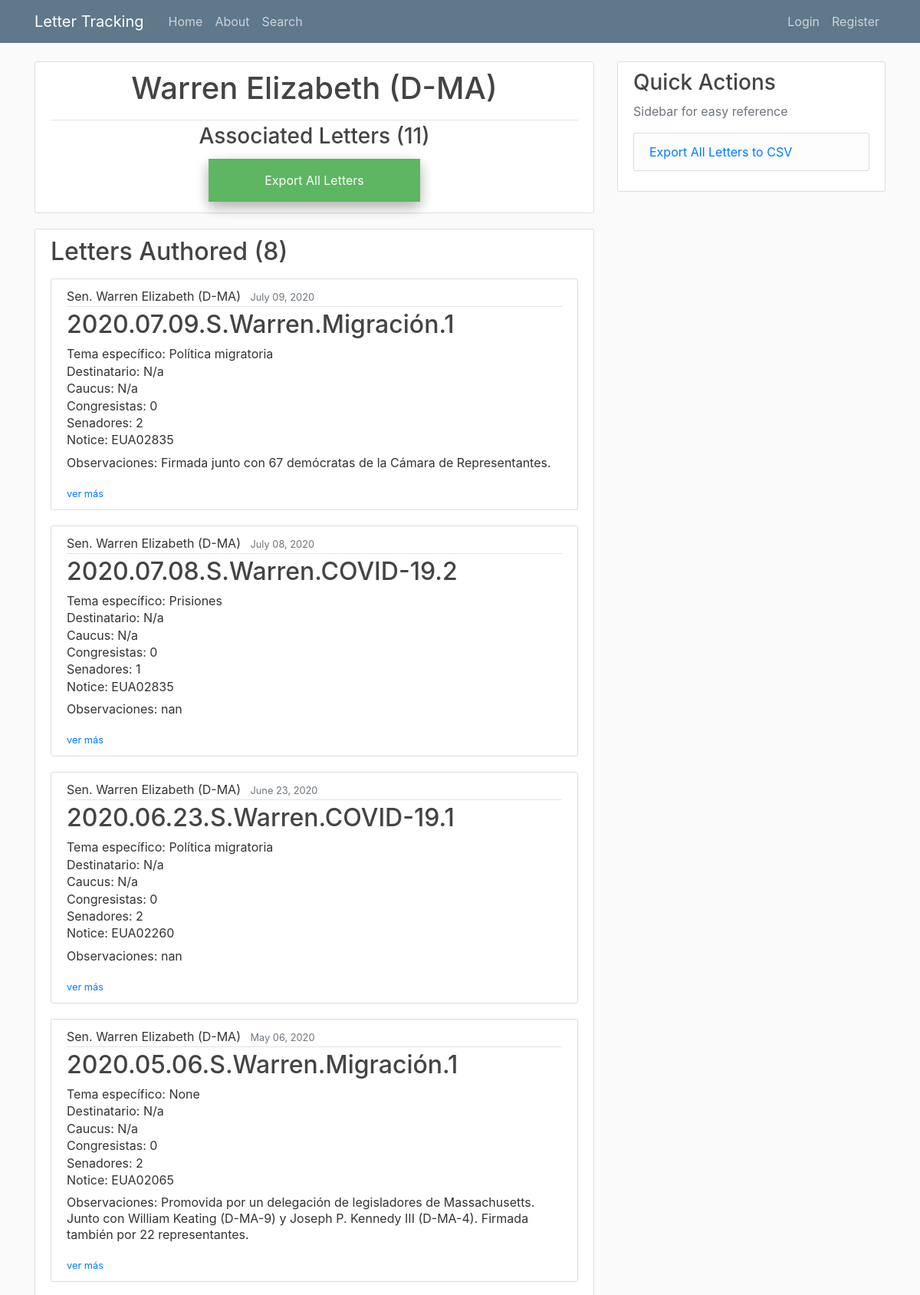
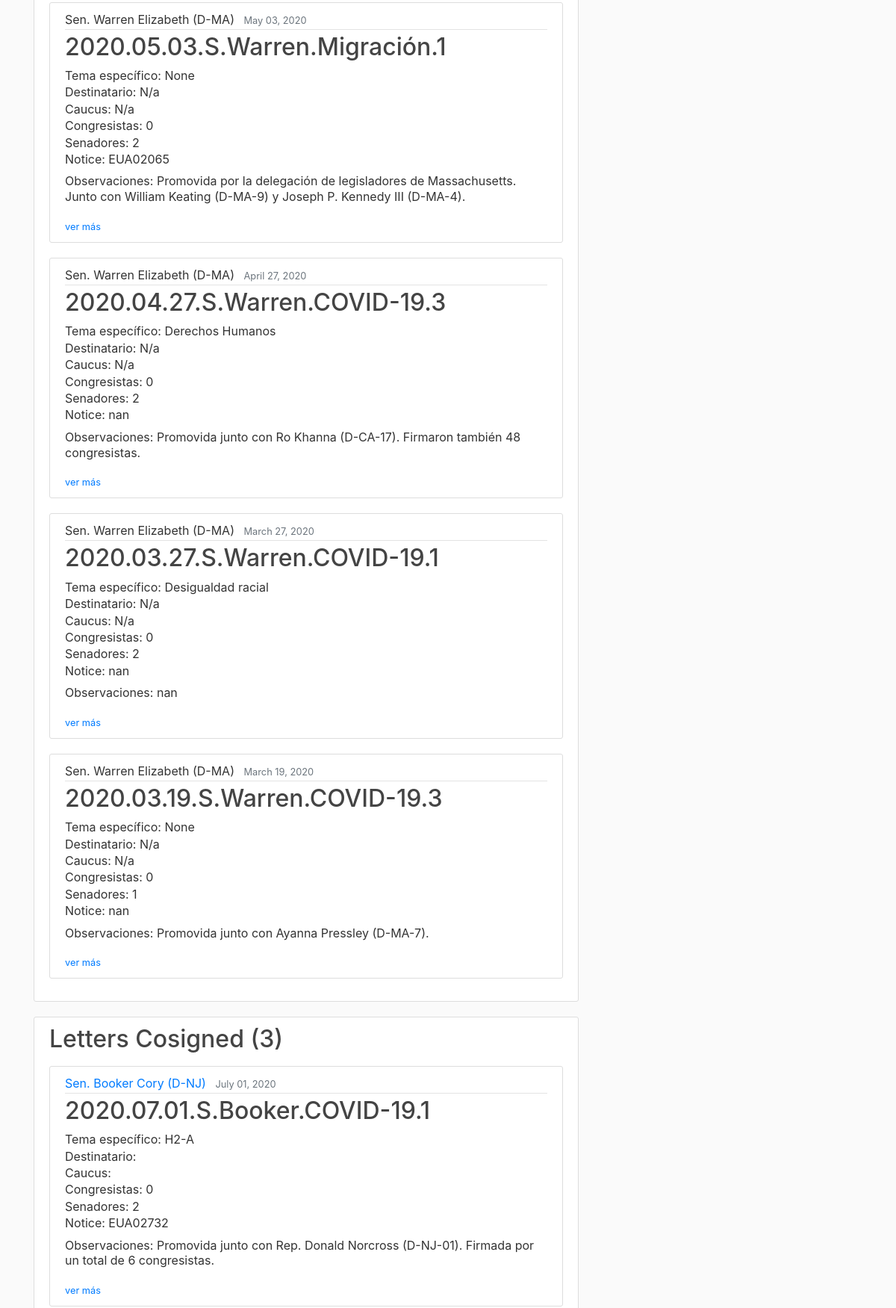
/legislator_letters/Warren Elizabeth (upper part), run on the app's committed database (2 pictures, top to bottom).
### letter_tracking/models.py (models this page shows, shortened)
class Legislator(models.Model):
    class RepSen(models.TextChoices):
        REP = 'Rep.', _('Representative')
        SEN = 'Sen.', _('Senator')
    class PolParties(models.TextChoices):
        D = 'D', _('Democrat')
        R = 'R', _('Republican')
        I = 'I', _('Independent')
    first_name = models.CharField(max_length=100, default='None')
    last_name = models.CharField(max_length=100, default='None')
    state = models.ForeignKey(State,
                             on_delete=models.SET_NULL,
                             null=True
                             )
    district = models.CharField(max_length=10,\
                                choices=[('', 'N/a')] + list(zip_choices(['at large'] + list(map(lambda num: str(num), range(1,54))))),\
                                help_text='If politician is a Sentor, please select N/a')
    rep_or_sen = models.CharField(max_length=4,
                                 choices=RepSen.choices,
                                 verbose_name=_('Representative or Senator'))
    party = models.CharField(max_length=11,
                            choices=PolParties.choices)
    active = models.BooleanField()
    @property
    def name(self):
        return self.last_name + ' ' + self.first_name
    @property
    def title(self):
        return self.name + ' (' + self.party + '-' + self.state.abbr + '-' +  self.district +')' if self.rep_or_sen == 'Rep.'\
         else self.name + ' (' + self.party + '-' + self.state.abbr + ')'
    @property
    def full_title(self):
        return self.rep_or_sen + ' ' + self.title
    @property
    def letters_authored(self):
        authored = list(Letter.objects.filter(patrocinador_sen=self) | Letter.objects.filter(patrocinador_rep=self))
        return sorted(authored, key=lambda letter: (letter.fecha, letter.consecutive_number), reverse=True)
    @property
    def letters_cosigned(self):
        cosigns = {letter:list(letter.cosigners) for letter in Letter.objects.all() if letter.cosigners}
        cosigns = [letter for letter, signers in cosigns.items() if self.name in signers]
        return sorted(cosigns, key=lambda letter: (letter.fecha, letter.consecutive_number), reverse=True)
    @property
    def all_letters(self):
        return self.letters_authored + self.letters_cosigned
    @property
    def num_letters_authored(self):
        return len(self.letters_authored)
    @property
    def num_letters_cosigned(self):
        return len(self.letters_cosigned)
    @property
    def num_all_letters(self):
        return len(self.all_letters)

class State(models.Model):
    name = models.CharField(max_length=30)
    abbr = models.CharField(max_length=2)

class Letter(models.Model):
    class PolParties(models.TextChoices):
        D = 'D', _('Democrat')
        R = 'R', _('Republican')
        I = 'I', _('Independent')
    class RepSen(models.TextChoices):
        REP = 'Rep.', _('Representative')
        SEN = 'Sen.', _('Senator')
    class Chamber(models.TextChoices):
        BI = 'B', _('Bicameral')
        S = 'S', _('Senado')
        C = 'C', _('Congreso')
    class Support(models.TextChoices):
        rep = 'Republican', _('Republican')
        dem = 'Democrat', _('Democrat')
        bi= 'Bipartisan', _('Bipartisan')
    class Sentiment(models.TextChoices):
        Pos = 'Positiva', _('Positiva')
        Neut = 'Neutral', _('Neutral')
        Neg = 'Negativa', _('Negativa')
    class Dummy(models.TextChoices):
        y = 1, _('Yes')
        n = 0, _('No')
    tema = models.ForeignKey(Topic,
                            on_delete=models.SET_NULL,
                            null=True
                            )
    tema_específico = models.ForeignKey(Specific_Topic,
                                        on_delete=models.SET_NULL,
                                        null=True
                                        )
    fecha = models.DateTimeField(help_text="Enter dates in <em>MM/DD/YYYY</em> format")
    descripción = models.TextField()
    favorable_a_MX = models.CharField(max_length=8,
                                    choices=Sentiment.choices,
                                    verbose_name=_('Positive for Mexico?')
                                    )
    mención_directa_a_MX = models.CharField(max_length=3,
                                    choices=Dummy.choices,
                                    verbose_name=_('Was Mexico directly mentioned?'))
    destinatario = MultiSelectField(choices=[('N/a', 'N/a')] + list(zip_choices(list(map(lambda obj: obj.recipient_name, Recipient.objects.all())))),
                                default='None',
                                max_length=100,
                                help_text="<em>If 'Other', please specify in the text box below</em>"
                                )
    other_destinatario_comments = models.TextField()
    caucus = MultiSelectField(choices=[('', 'N/a')] + list(zip_choices(list(map(lambda obj: obj.caucus_name, Caucus.objects.all())))),
                                default='None',
                                max_length=100
                                )
    legislatura = models.ForeignKey(Legislature,
                                    on_delete=models.SET_NULL,
                                    null=True
                                    )
    patrocinador_sen = models.ForeignKey(Legislator,
                                        limit_choices_to={'rep_or_sen': 'Sen.'},
                                        related_name='Senators',
                                        verbose_name=_('Senate Author'),
                                        on_delete=models.SET_NULL,
                                        null=True,
                                        blank=True
                                        )
    patrocinador_rep = models.ForeignKey(Legislator,
                                        limit_choices_to={'rep_or_sen': 'Rep.'},
                                        related_name='Representatives',
                                        verbose_name=_('House Author'),
                                        on_delete=models.SET_NULL,
                                        null=True,
                                        blank=True
                                        )
    cosigners = MultiSelectField(choices=zip_choices(list(map(lambda leg: leg.name, Legislator.objects.all()))),\
                                verbose_name=_('Copatrocinador/a'),
                                default='None',
                                max_length=1000
                                )
    date_posted = models.DateTimeField(default=timezone.now)
    posted_by = models.ForeignKey(User,
                                 on_delete=models.SET_NULL,
                                 null=True
                                 )
    observaciones =  models.TextField(default='N/a')
    acción = models.ForeignKey(Action,
                               on_delete=models.SET_NULL,
                               null=True
                               )
    notice = models.CharField(max_length=9,
                              verbose_name=_('If a notice was sent, specify the number'),
                              default='N/a'
                              )
    @property
    def title(self):
        if not self.authors:
            name = 'NO LEGISLATOR SELECTED: UPDATE LETTER'
        else:
            name = '-'.join(obj_list_to_attr(self.authors, 'last_name'))
        return str(self.fecha)[:10].replace('-', '.') + '.' + str(self.cámara)[0] +\
                '.' + name + '.' + str(self.tema) + '.' + str(self.consecutive_number)
    @property
    def authors(self):
        auths = [leg for leg in [self.patrocinador_rep, self.patrocinador_sen] if leg]
        return auths if auths else []
    @property
    def two_authors(self):
        return True if len(self.authors) == 2 else False
    @property
    def sen_author(self):
        return True if self.patrocinador_sen else False
    @property
    def rep_author(self):
        return True if self.patrocinador_rep else False
    @property
    def cámara(self):
        return classify_letter(self, 'rep_or_sen', "Sen.", ["Senado", "Cámara", "Bicameral"])
    @property
    def consecutive_number(self):
        daily_order = list(Letter.objects.filter(fecha=self.fecha).order_by('fecha'))
        return daily_order.index(self) + 1
    @property
    def num_reps_sens(self):
        if not self.authors:
            return 0, 0
        auths = obj_list_to_attr(self.authors, 'name') #list of name strings
        signers = auths + ', '.join(self.cosigners).split(', ') #larger list of name strings
        if not self.cosigners:
            sen_rep = obj_list_to_attr(self.authors, 'rep_or_sen')
            if len(sen_rep) == 1:
                return (1, 0) if sen_rep == ['Sen.'] else (0, 1)
            elif len(sen_rep) == 2:
                return sen_rep.count('Sen.'), sen_rep.count('Rep.')
        sen_rep = [leg.rep_or_sen for leg in Legislator.objects.all() if leg.name in signers]
        return sen_rep.count('Sen.'), sen_rep.count('Rep.')
    @property
    def num_sens(self):
        return self.num_reps_sens[0]
    @property
    def num_reps(self):
        return self.num_reps_sens[1]

class Specific_Topic(models.Model):
    specific_topic_name =  models.CharField(max_length=25)
    def __str__(self):
        return self.specific_topic_name

class Topic(models.Model):
    topic_name = models.CharField(max_length=25)
    def __str__(self):
        return self.topic_name

### letter_tracking/views.py (the view)
# urls.py: path('legislator_letters/<str:name>', LegLetterView.as_view(), name='legislator-letters'),
class LegLetterView(ListView):
    model = Legislator
    template_name = 'letter_tracking/legislator_letters.html'
    context_object_name = 'politician'
    def get_queryset(self):
        [id_] = [leg.id for leg in Legislator.objects.all() if leg.name == self.kwargs.get('name')]
        return get_object_or_404(Legislator, pk=id_)

### letter_tracking/templates/letter_tracking/legislator_letters.html (shortened to what this page needs)
{%extends "letter_tracking/base.html" %}
{% block content %}
<article class="media content-section">
    <div class="media-body">
        <div class="article-metadata">
    <h1 style="text-align:center" class="mb-3">{{ politician.title }} </h1>
        </div>
    <h3 style="text-align:center">Associated Letters ({{ politician.num_all_letters }})</h3>
    <form style="text-align: center;" action="{% url 'export-data-leg' politician.name %}">
        <input type="submit" value="Export All Letters" />
    </form>
</div>
</article>
<article class="media content-section">
    <div class="media-body">
    <h2 class="mb-3">Letters Authored ({{politician.num_letters_authored}})</h1>
    {% if politician.letters_authored%}
        {% for letter in politician.letters_authored %}
            <article class="media content-section">
                <div class="media-body">
                    <div class="article-metadata">
                        {% if letter.sen_author %}
                            {% if letter.patrocinador_sen == politician %}
                            <a class="mr-2">{{letter.patrocinador_sen.full_title}}</a>
                            {% else %}
                            <a class="mr-2" href="{% url 'legislator-letters' letter.patrocinador_sen.name %}">{{letter.patrocinador_sen.full_title}}</a>
                            {% endif %}
                        {% endif %}
                        <small class="text-muted">{{ letter.fecha | date:"F d, Y" }}</small>
                    </div>
                    <h2><a class="article-title">{{ letter.title }}</a></h2>
                    <p class="article-content" style="line-height:.4">Tema específico: {{ letter.tema_específico }}</p>
                {% if letter.other_destinatario_comments %}
                    <p class="article-content" style="line-height:.4">Destinatario: {{ letter.destinatario }}- {{letter.other_destinatario_comments}}</p>
                {% elif object.destinatario %}
                    <p class="article-content" style="line-height:.4">Destinatario: {{ letter.destinatario }}</p>
                {% else %}
                    <p class="article-content" style="line-height:.4">Destinatario: N/a</p>
                {% endif %}
                {% if object.caucus %}
                    <p class="article-content" style="line-height:.4">Caucus: {{ letter.caucus }}</p>
                {% else %}
                    <p class="article-content" style="line-height:.4">Caucus: N/a</p>
                {% endif %}
                <p class="article-content" style="line-height:.4">Congresistas: {{ letter.num_reps }}</p>
                <p class="article-content" style="line-height:.4">Senadores: {{ letter.num_sens }}</p>
                <p class="article-content" style="line-height:.4">Notice: {{ letter.notice }}</p>
                {% if letter.observaciones %}
                    <p class="article-content" style="line-height:1.3">Observaciones: {{ letter.observaciones }}</p>
                {% endif %}
                <div> <small> <a  href="{% url 'letter-detail' letter.id%}">ver más</a></small></div>
                </div>
            </article>
        {% endfor %}
    {% endif %}
    </div>
</article>
<article class="media content-section">
    <div class="media-body">
    <h2 class="mb-3">Letters Cosigned ({{politician.num_letters_cosigned}})</h1>
    {% if politician.letters_cosigned %}
        {% for letter in politician.letters_cosigned %}
        <article class="media content-section">
            <div class="media-body">
                <div class="article-metadata">
                    {% if letter.sen_author %}
                        <a class="mr-2" href="{% url 'legislator-letters' letter.patrocinador_sen.name %}">{{letter.patrocinador_sen.full_title}}</a>
                    {% endif %}
                    <small class="text-muted">{{ letter.fecha | date:"F d, Y" }}</small>
                </div>
                <h2><a class="article-title">{{ letter.title }}</a></h2>
                <p class="article-content" style="line-height:.4">Tema específico: {{ letter.tema_específico }}</p>
                <p class="article-content" style="line-height:.4">Destinatario: {{ letter.destinatario }}</p>
                <p class="article-content" style="line-height:.4">Caucus: {{ letter.caucus }}</p>
                <p class="article-content" style="line-height:.4">Congresistas: {{ letter.num_reps }}</p>
                <p class="article-content" style="line-height:.4">Senadores: {{ letter.num_sens }}</p>
                <p class="article-content" style="line-height:.4">Notice: {{ letter.notice }}</p>
                {% if letter.observaciones %}
                <p class="article-content" style="line-height:1.3">Observaciones: {{ letter.observaciones }}</p>
                {% endif %}
                <div> <small> <a  href="{% url 'letter-detail' letter.id%}">ver más</a></small></div>
            </div>
        </article>
        {% endfor %}
    {% endif %}
    </div>
</article>
{% endblock content %}

### data on the page
Legislator: title "Warren Elizabeth (D-MA)", num_all_letters "11", num_letters_authored "8"
Letter: patrocinador_sen.full_title "Sen. Warren Elizabeth (D-MA)", fecha "July 09, 2020", title "2020.07.09.S.Warren.Migración.1", tema_específico "Política migratoria", other_destinatario_comments "Destinatario: N/a", num_reps "0", num_sens "2", notice "EUA02835", observaciones "Firmada junto con 67 demócratas de la Cámara de Representantes."
Letter: patrocinador_sen.full_title "Sen. Warren Elizabeth (D-MA)", fecha "July 08, 2020", title "2020.07.08.S.Warren.COVID-19.2", tema_específico "Prisiones", other_destinatario_comments "Destinatario: N/a", num_reps "0", num_sens "1", notice "EUA02835", observaciones "nan"
Letter: patrocinador_sen.full_title "Sen. Warren Elizabeth (D-MA)", fecha "June 23, 2020", title "2020.06.23.S.Warren.COVID-19.1", tema_específico "Política migratoria", other_destinatario_comments "Destinatario: N/a", num_reps "0", num_sens "2", notice "EUA02260", observaciones "nan"
Letter: patrocinador_sen.full_title "Sen. Warren Elizabeth (D-MA)", fecha "May 06, 2020", title "2020.05.06.S.Warren.Migración.1", tema_específico "None", other_destinatario_comments "Destinatario: N/a", num_reps "0", num_sens "2", notice "EUA02065", observaciones "Promovida por un delegación de legisladores de Massachusetts. Junto con William Keating (D-MA-9) y Joseph P. Kennedy III (D-MA-4). Firmada también por 22 representantes."
Letter: patrocinador_sen.full_title "Sen. Warren Elizabeth (D-MA)", fecha "May 03, 2020", title "2020.05.03.S.Warren.Migración.1", tema_específico "None", other_destinatario_comments "Destinatario: N/a", num_reps "0", num_sens "2", notice "EUA02065", observaciones "Promovida por la delegación de legisladores de Massachusetts. Junto con William Keating (D-MA-9) y Joseph P. Kennedy III (D-MA-4)."
Letter: patrocinador_sen.full_title "Sen. Warren Elizabeth (D-MA)", fecha "April 27, 2020", title "2020.04.27.S.Warren.COVID-19.3", tema_específico "Derechos Humanos", other_destinatario_comments "Destinatario: N/a", num_reps "0", num_sens "2", notice "nan", observaciones "Promovida junto con Ro Khanna (D-CA-17). Firmaron también 48 congresistas."
Letter: patrocinador_sen.full_title "Sen. Warren Elizabeth (D-MA)", fecha "March 27, 2020", title "2020.03.27.S.Warren.COVID-19.1", tema_específico "Desigualdad racial", other_destinatario_comments "Destinatario: N/a", num_reps "0", num_sens "2", notice "nan", observaciones "nan"
Letter: patrocinador_sen.full_title "Sen. Warren Elizabeth (D-MA)", fecha "March 19, 2020", title "2020.03.19.S.Warren.COVID-19.3", tema_específico "None", other_destinatario_comments "Destinatario: N/a", num_reps "0", num_sens "1", notice "nan", observaciones "Promovida junto con Ayanna Pressley (D-MA-7)."
Letter: num_letters_cosigned "3"
Letter: patrocinador_sen.full_title "Sen. Booker Cory (D-NJ)", fecha "July 01, 2020", title "2020.07.01.S.Booker.COVID-19.1", tema_específico "H2-A", num_reps "0", num_sens "2", notice "EUA02732", observaciones "Promovida junto con Rep. Donald Norcross (D-NJ-01). Firmada por un total de 6 congresistas."
